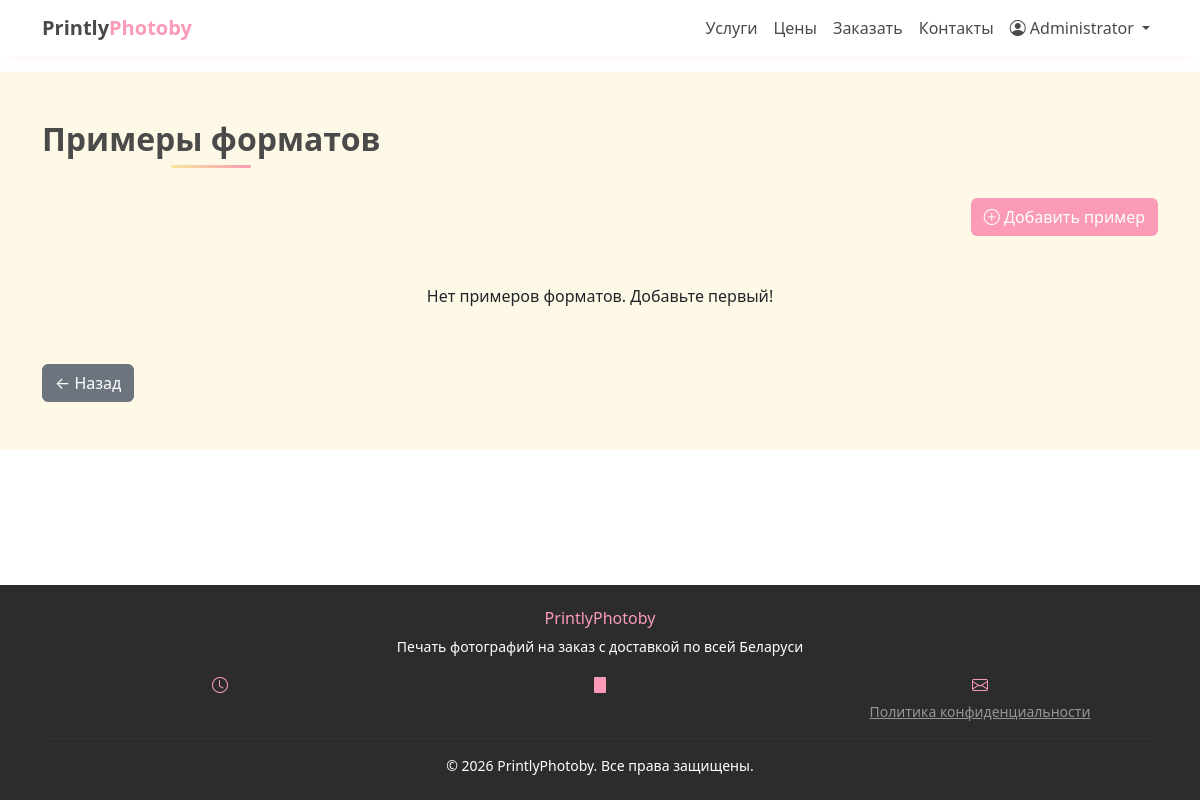
The app's page /admin/format-examples (signed in), older data.
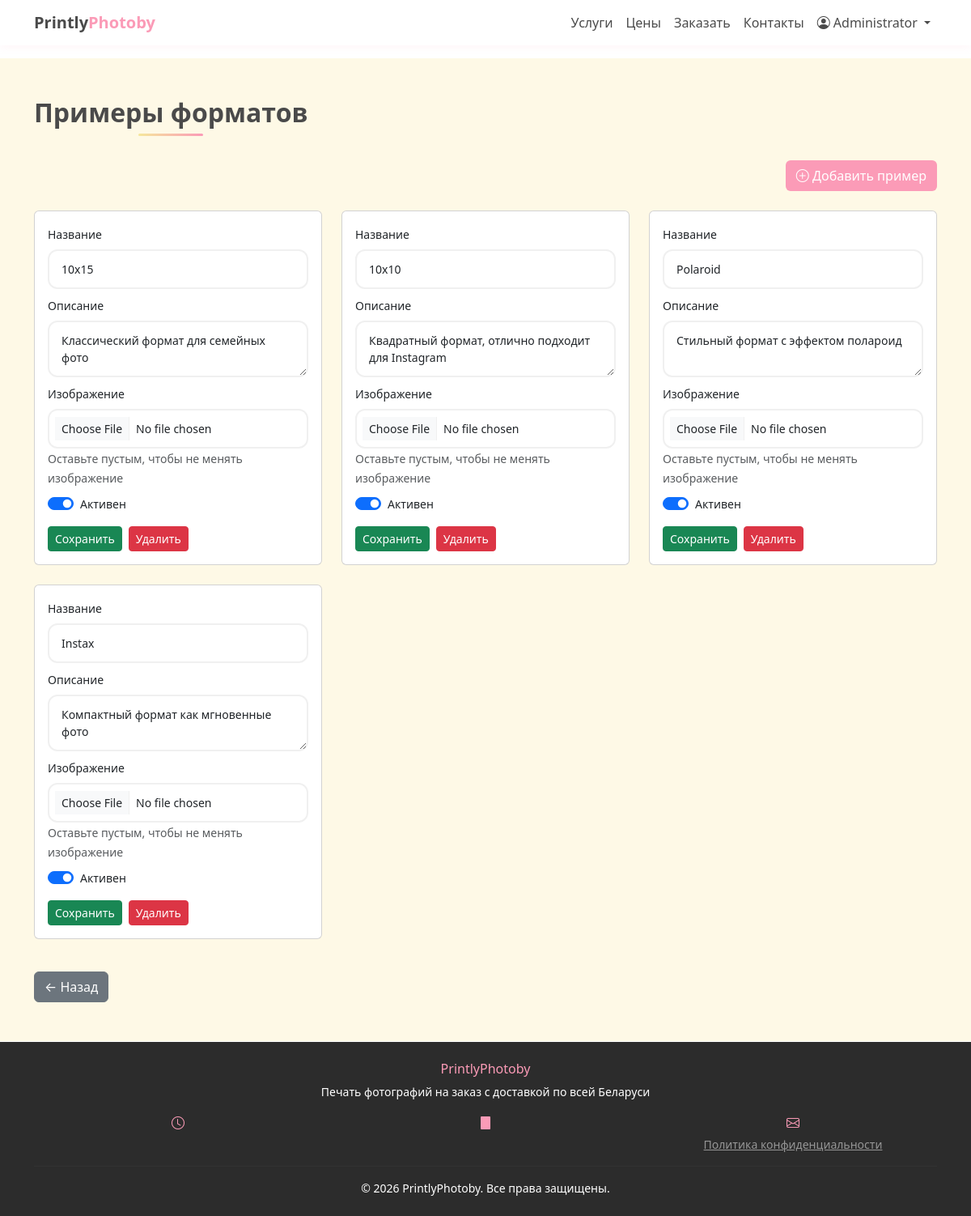
The same page, newer data.
### app_old.py (models this page shows)
class FormatExample(db.Model):
    id = db.Column(db.Integer, primary_key=True)
    title = db.Column(db.String(100), nullable=False)  # 10x15, Polaroid, etc.
    description = db.Column(db.String(200))  # Описание формата
    image_url = db.Column(db.String(500))  # URL изображения-примера
    sort_order = db.Column(db.Integer, default=0)
    is_active = db.Column(db.Boolean, default=True)

### app_old.py (the view)
@app.route('/admin/format-examples')
@login_required
def admin_format_examples():
    if not current_user.is_admin:
        abort(403)
    examples = FormatExample.query.order_by(FormatExample.sort_order).all()
    return render_template('admin/format_examples.html', examples=examples)

### app_old.py (called while the page is built)
@login_manager.user_loader
def load_user(user_id):
    return User.query.get(int(user_id))

### templates/admin/format_examples.html (shortened to what this page needs)
{% extends "base.html" %}
{% block content %}
<section class="py-5 section-cream">
    <div class="container">
        <h2 class="section-title text-center">Примеры форматов</h2>
        <div class="mb-4 text-end">
            <button type="button" class="btn" style="background-color: var(--pink); color: white;" data-bs-toggle="modal" data-bs-target="#createExampleModal">
                <i class="bi bi-plus-circle"></i> Добавить пример
            </button>
        </div>
        <div class="row">
            {% for example in examples %}
            <div class="col-md-4 mb-4">
                <div class="card h-100">
                    <div class="card-body">
                        <form action="{{ url_for('update_format_example', example_id=example.id) }}" method="POST" enctype="multipart/form-data">
                            <div class="mb-2">
                                <label class="form-label small">Название</label>
                                <input type="text" class="form-control form-control-sm" name="title" value="{{ example.title }}" required>
                            </div>
                            <div class="mb-2">
                                <label class="form-label small">Описание</label>
                                <textarea class="form-control form-control-sm" name="description" rows="2">{{ example.description or '' }}</textarea>
                            </div>
                            <div class="mb-2">
                                <label class="form-label small">Изображение</label>
                                <input type="file" class="form-control form-control-sm" name="image" accept="image/jpeg,image/png,image/gif,image/webp">
                                <small class="text-muted">Оставьте пустым, чтобы не менять изображение</small>
                            </div>
                            <div class="mb-2">
                                <div class="form-check form-switch">
                                    <input class="form-check-input" type="checkbox" name="is_active" {% if example.is_active %}checked{% endif %}>
                                    <label class="form-check-label small">Активен</label>
                                </div>
                            </div>
                            <div class="d-flex gap-2 mt-3">
                                <button type="submit" class="btn btn-sm btn-success">Сохранить</button>
                                <button type="button" class="btn btn-sm btn-danger" onclick="if(confirm('Удалить пример?')) window.location.href='{{ url_for('delete_format_example', example_id=example.id) }}'">Удалить</button>
                            </div>
                        </form>
                    </div>
                </div>
            </div>
            {% else %}
            <div class="col-12 text-center py-4">
                <p>Нет примеров форматов. Добавьте первый!</p>
            </div>
            {% endfor %}
        </div>
        <div class="mt-3">
            <a href="{{ url_for('admin_dashboard') }}" class="btn btn-secondary">← Назад</a>
        </div>
    </div>
</section>
{% endblock %}

Row changes from the older to the newer data that the page shows:
added FormatExample: title "10x15", description "Классический формат для семейных фото", is_active "☑"
added FormatExample: title "10x10", description "Квадратный формат, отлично подходит для Instagram", is_active "☑"
added FormatExample: title "Polaroid", description "Стильный формат с эффектом полароид", is_active "☑"
added FormatExample: title "Instax", description "Компактный формат как мгновенные фото", is_active "☑"
Text that changed along with them:
text no longer shown: "Нет примеров форматов. Добавьте первый!"
